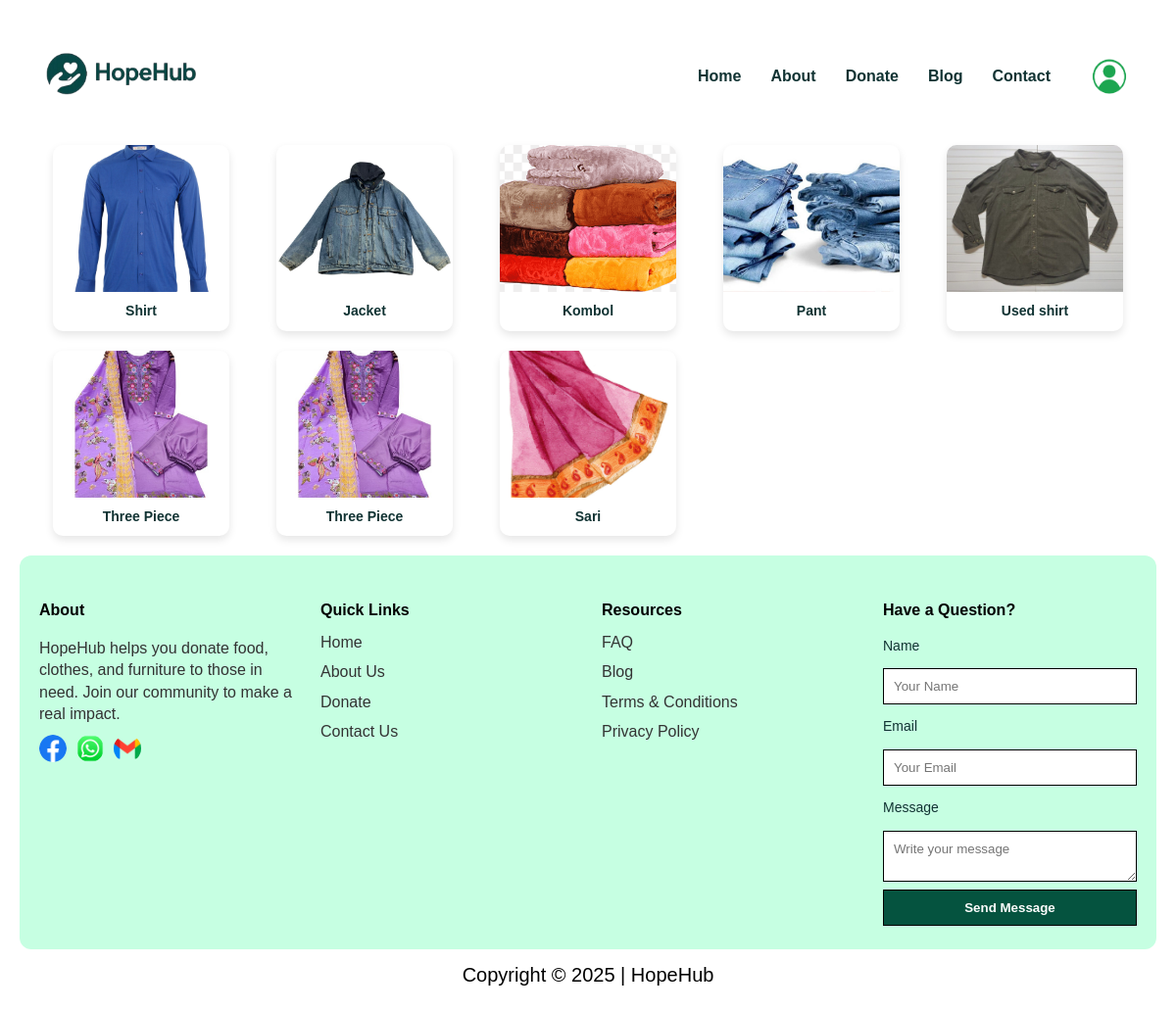
The app's page /donations/receive/clothes/ (signed in) with its own data.
### donations/models.py (models this page shows, shortened)
class Donation(models.Model):
    CATEGORY_CHOICES = [
        ('food', 'Food'),
        ('clothes', 'Clothes'),
        ('furniture', 'Furniture'),
    ]
    donor = models.ForeignKey(User, on_delete=models.CASCADE)
    category = models.CharField(max_length=20, choices=CATEGORY_CHOICES)
    item_name = models.CharField(max_length=100)
    item_image = models.ImageField(upload_to='donation_images/')
    quantity = models.PositiveIntegerField()
    address = models.TextField()
    donor_phone = models.CharField(max_length=20, blank=True, null=True)
    donor_address = models.TextField(blank=True, null=True)
    details = models.TextField()
    created_at = models.DateTimeField(auto_now_add=True)

### donations/views.py (the view)
# urls.py: path('receive/clothes/', views.clothsreceive, name='clothsreceive'),
def clothsreceive(request):
    items = Donation.objects.filter(category='clothes')
    return render(request, 'donations/clothsreceive.html', {'items': items})

### donations/templates/donations/clothsreceive.html (shortened to what this page needs)
{% load static %}
<!doctype html>
<html lang="bn">
<head>
  <link rel="stylesheet" href="{% static 'css/style.css' %}">
</head>
<body>
<div class="wrap">
  <header>
    <div class="brand">
      <img src="{% static 'image/logo.png' %}" alt="HopeHub Logo">
    </div>
    <nav aria-label="Main navigation">
      <a href="{% url 'home' %}">Home</a>
      <a href="{% url 'aboutus' %}">About</a>
      <a href="{% url 'donateform' %}">Donate</a>
      <a href="{% url 'blog' %}">Blog</a>
      <a href="{% url 'contactus' %}">Contact</a>
      {% if user.is_authenticated %}
        <a href="{% url 'profile' %}" class="profile-icon">
          <img src="{% static 'image/profile.png' %}" alt="Profile" style="width:60px; height:40px; border-radius:50%;">
        </a>
      {% else %}
        <a class="cta" href="{% url 'login' %}">Login/Signup</a>
      {% endif %}
    </nav>
  </header>
<section class="item-gallery">
  {% for item in items %}
    <div class="item-card">
      {% if item.item_image %}
        <a href="{% url 'item_detail' item.id %}">
          <img src="{{ item.item_image.url }}" alt="{{ item.item_name }}">
        </a>
      {% endif %}
      <p>{{ item.item_name }}</p>
    </div>
  {% empty %}
    <p>No donations yet.</p>
  {% endfor %}
</section>
  <footer>
    <div class="footer-col">
      <h4>About</h4>
      <p>HopeHub helps you donate food, clothes, and furniture to those in need. Join our community to make a real impact.</p>
      <div class="social-icons">
    <a href="https://www.facebook.com" target="_blank">
        <img src="{% static 'image/facebook.png' %}" alt="Facebook">
    </a>
    <a href="https://web.whatsapp.com" target="_blank">
        <img src="{% static 'image/whatsapp.png' %}" alt="WhatsApp">
    </a>
    <a href="https://mail.google.com" target="_blank">
        <img src="{% static 'image/gmail.png' %}" alt="Gmail">
</a>
</div>
    </div>
    <div class="footer-col links">
      <h4>Quick Links</h4>
      <ul>
        <li><a href="{% url 'home' %}">Home</a></li>
        <li><a href="{% url 'aboutus' %}">About Us</a></li>
        <li><a href="{% url 'donateform' %}">Donate</a></li>
        <li><a href="{% url 'contactus' %}">Contact Us</a></li>
      </ul>
    </div>
    <div class="footer-col resources">
      <h4>Resources</h4>
      <ul>
        <li><a href="{% url 'faq' %}">FAQ</a></li>
        <li><a href="{% url 'blog' %}">Blog</a></li>
        <li><a href="{% url 'termsconditions' %}">Terms & Conditions</a></li>
        <li><a href="{% url 'privacypolicy' %}">Privacy Policy</a></li>
      </ul>
    </div>
    <div class="footer-col contact-form" style="max-width:320px">
      <h4>Have a Question?</h4>
      <form class="contact-form" action="https://api.web3forms.com/submit" method="POST">
              <label>Name</label>
              <input type="text" name="name" placeholder="Your Name">
              <label>Email</label>
              <input type="email" name="email" placeholder="Your Email">
              <label>Message</label>
              <textarea name="message" placeholder="Write your message"></textarea>
              <button type="submit">Send Message</button>
          </form>
    </div>
  </footer>
  <div class="copyright">
    Copyright &copy; 2025 | HopeHub
  </div>
</div>
</body>
</html>

### static/css/style.css (style rules this page uses)
:root { --green: #05533f; --green-dark: #076b25; --accent:#f1fdf6; --muted: #ffffff; --soft:#eafdf3; --radius:14px; --shadow: 0 6px 20px rgba(16,42,30,0.08); font-family: "Inter", system-ui, sans-serif; }
* { box-sizing:border-box }
body, h1, h2, h3, h4, h5, h6, input, textarea, button, p { font-family: 'Inria Sans', sans-serif; }
body { margin:0; background: #ffffff; color:#133; line-height:1.4; justify-content: center; align-items: center; display: flex; }
a { color:inherit;text-decoration:none }
img { max-width:100%;display:block }
.wrap { max-width: 1440px; width: 100%; margin:28px auto; padding:0 20px; }
header { width:100%; height:100px; background:white; padding:14px 18px; display:flex; justify-content:space-between; align-items:center; }
.brand img { width:180px; height:auto; }
nav { display:flex; gap:30px; align-items:center; font-weight:600; margin-left:auto; }
footer { background: #C6FFE2; padding: 24px 20px; display: flex; flex-wrap: wrap; gap: 28px; border-radius: 12px; }
footer .footer-col { flex: 1 1 200px; }
footer .footer-col h4 { font-weight: 700; margin-bottom: 10px; color: #000; }
footer .footer-col p { font-weight: 400; color: #333; margin-bottom: 10px; line-height: 1.4; }
footer .footer-col ul { list-style: none; padding-left: 0; margin: 0; }
footer .footer-col ul li { margin-bottom: 8px; color: #333; cursor: pointer; }
footer .social-icons { display: flex; gap: 10px; margin-top: 8px; }
.footer-col .social-icons img { width: 28px; height: 28px; object-fit: cover; border-radius: 50%; }
.copyright { text-align: center; color: #000; font-size: 20px; margin: 12px 0 20px 0; }
.contact-form input,.contact-form textarea { width:100%; padding:10px; margin:8px 0; border: 1px solid black; }
.contact-form button { background:var(--green); color:white; padding:10px 12px; border: 1px solid black; cursor:pointer; font-weight:700; }
form { display: flex; flex-direction: column; }
label { text-align: left; font-size: 14px; margin: 5px 0; }
input { padding: 10px; margin: 6px 0 12px 0; border: none; background: #ffffff; }

### donations/templates/donations/clothsreceive.html (style rules this page uses)
.item-gallery { display: grid; grid-template-columns: repeat(auto-fill, minmax(180px, 1fr)); gap: 20px; padding: 20px; justify-items: center; }
.item-card { background-color: #fff; border-radius: 10px; overflow: hidden; text-align: center; box-shadow: 0 4px 8px rgba(0,0,0,0.1); width: 180px; }
.item-card img { width: 100%; height: 150px; object-fit: cover; display: block; }
.item-card p { margin: 10px 0; font-weight: bold; font-size: 14px; }

### records on screen
Donation: item_image (picture), item_name "Shirt"
Donation: item_image (picture), item_name "Jacket"
Donation: item_image (picture), item_name "Kombol"
Donation: item_image (picture), item_name "Pant"
Donation: item_image (picture), item_name "Used shirt"
Donation: item_image (picture), item_name "Three Piece"
Donation: item_image (picture), item_name "Three Piece"
Donation: item_image (picture), item_name "Sari"
